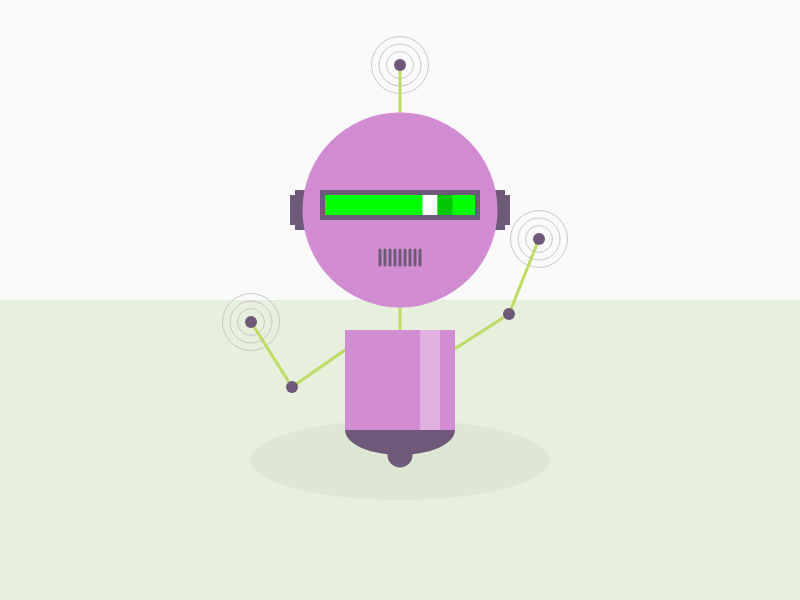
Frame 1 (no input)
Frame 60 (no input): identical to frame 1, image omitted
Frame 120 (the mouse pressed at the canvas centre since frame 60): identical to frame 1, image omitted

The p5.js sketch that drew this single still picture (run headless with seeded random() and noise() and a simulated clock; from frame 60 on, the mouse is pressed at the canvas centre):

// p5.js sketch
// ── sketch.js
function setup() {
	// define artboard size
	createCanvas(800,600);
	// Set here the values that are not changing all over the sketch
	strokeWeight(2);
	stroke(170);
}

function draw() {
background(250);

//ground
rectMode(CORNER);
fill(230, 240, 220);
noStroke();
rect(0, height/2, 800, 300);

fill(0, 0, 0, 10);
ellipse(width/2, 460, 300, 80)    //shadow

//wheel
fill(110, 90, 120);
ellipse(width/2, 455, 25);
ellipse(width/2, 430, 110, 50)

//waves
noFill();
strokeWeight(1);
stroke(200);
ellipse(width/2, 65, 27);     //head aerial
ellipse(width/2, 65, 42);
ellipse(width/2, 65, 57);

ellipse(251, 322, 27);    //left hand
ellipse(251, 322, 42);
ellipse(251, 322, 57);

ellipse(539, 239, 27);    //right hand
ellipse(539, 239, 42);
ellipse(539, 239, 57);

//aerial and neck
strokeWeight(3);
stroke(190, 220, 100);
line(width/2, 65, width/2, 400);

//arms
line(345, 350, 292, 387);
line(292, 387, 251, 322);
line(453, 350, 509, 314);
line(509, 314, 539, 239);

fill(110, 90, 120);       //joints
noStroke();
ellipse(width/2, 65, 12);
ellipse(292, 387, 12);
ellipse(251, 322, 12);
ellipse(509, 314, 12);
ellipse(539, 239, 12);

//ears
fill(110, 90, 120);
noStroke();
rect(295, 190, 10, 40)    //left ear
rect(290, 195, 5, 30)
rect(495, 190, 10, 40)    //right ear
rect(505, 195, 5, 30)

//head
ellipseMode(CENTER);      //face
fill(210, 140, 210);
noStroke();
ellipse(width/2, 210, 195);

rectMode(CENTER)
fill(110, 90, 120);       //eye
rect(width/2, 205, 160, 30);
fill(0, 255, 0);
rect(width/2, 205, 150, 20);
fill(255);
rect(430, 205, 15, 20);
fill(0, 200, 0);
rect(445, 205, 15, 20);

strokeWeight(3);          //mouth
stroke(110, 90, 120);
line(380, 250, 380, 265);
line(385, 250, 385, 265);
line(390, 250, 390, 265);
line(395, 250, 395, 265);
line(400, 250, 400, 265);
line(405, 250, 405, 265);
line(410, 250, 410, 265);
line(415, 250, 415, 265);
line(420, 250, 420, 265);

//body
rectMode(CENTER)
noStroke();
fill(210, 140, 210);
rect(width/2, 380, 110, 100);

fill(255, 255, 255, 80);    //light
rect(430, 380, 20, 100);
}
